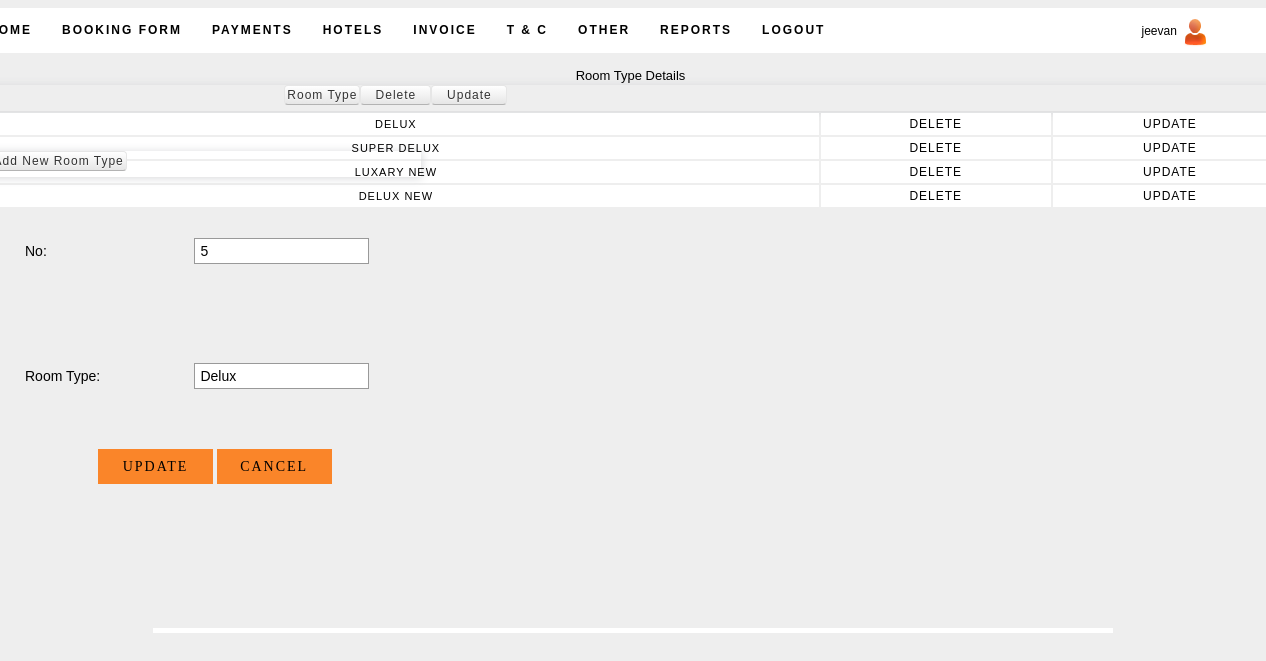
Page /tours_pvt/uproom.php?id_u=2 (signed in) on the committed database.
### tables this page shows
CREATE TABLE IF NOT EXISTS `room_type` (
  `r_id` int(11) NOT NULL AUTO_INCREMENT,
  `r_type` varchar(25) NOT NULL,
  PRIMARY KEY (`r_id`)
);

### tours_pvt/uproom.php (the view, shortened to what this page needs)
<?php
$up=$_REQUEST['id_u'];
$qry_u="select * from room_type where r_id='$up'";
$res_u=mysql_query($qry_u);
$row_u=mysql_fetch_array($res_u);
$qry_d="select * from room_type";
$res_d=mysql_query($qry_d);
$count=mysql_num_rows($res_d);
?>
<html>
<head>
<link rel="stylesheet" href="../styles2.css" type="text/css" />
<link rel="stylesheet" type="text/css" href="../css/style.css" media="screen" />
</head>
<body>
<div id="container">
	 <div id="sub-header">
    	<?php
			include("include/p_header.php");
		?>
       	<br />
		<div class="quotation"><center>Room Type Details</center></div>
        <div>
        <br />
        <table class="detail">
        <tr class="menu_header">
        <td>Room Type</td>
        <td width="65">Delete</td>
        <td width="70">Update</td>
        </tr>
        <?php
		while($row_d=mysql_fetch_array($res_d))
		{
			echo "<tr class='pagi'>";
			echo "<td>";
			echo $row_d[1];
			echo "</td>";
			echo "<td class='print'>";
			echo "<a href='addroom.php?id_d=$row_d[0]'>Delete</a>";
			echo "</td>";
			echo "<td class='print'>";
			echo "<a href='uproom.php?id=$row_d[0]'>Update</a>";
			echo "</td>";
			echo "</tr>";
		}
		?>
        </table>
        <form name="form1" action="" method="post">
        <table class="pay">
        <tr class="menu_header"><td colspan="2">Add New Room Type</td></tr>
        <tr>
        <td class="l_form">No:</td>
        <td><input id="ename" type="text" readonly class="q_in" value="<?php echo $count+1; ?>"></td>
        </tr>
        <td class="l_form">Room Type:</td>
        <td><input type="text" name="t1" class="q_in" value="<?php echo "$row_u[1]";?>"></td>
        </table>
        <div class="pay_button">
         <input name="e_add" class="formbutton" value=" Update " type="submit" onClick="javascript:return validateMyForm();" />
         <input name="e_can" class="formbutton" value="Cancel" type="submit" />
        </div>
        </form>
    </div>
    </div>
    </div>
 <div id="footer">
    </div>
</body>
</html>

### styles2.css (style rules this page uses)
body { margin:0; padding:0; font-family: Verdana, Geneva, sans-serif; font-size: 13px; color: #000; background-color:#EEEEEE; }
.print a { padding:2px 4px 2px 4px; color:#000; text-decoration:none; font-size:12px; }
* { margin:0; padding:0; }
a { color: #F97B27; }
form input, form select, form textarea { padding: 5px; color: #333333; border: 1px solid #ddd; border-right:1px solid #ccc; border-bottom:1px solid #ccc; background-color:#fff; font-family: Arial, Helvetica, sans-serif; font-size: 13px; }
form input.formbutton { color: #000; padding: 6px 8px; font-size: 14px; letter-spacing:2px; font-family: Arial, Helvetica, sans-serif; text-decoration: none; text-transform: uppercase; background: #FA8529; border: none; width:115px; height:35px; overflow: visible; font-family: Lucida Grande; }
#container { width: 960px; background-color:#FFF; margin: 0 auto; padding: 0px; }
div#sub-header { margin-top:8px; margin-bottom:5px; margin-left:-180px; width:1315px; height:620px; background-color:#EEEEEE; }
#footer { margin:0 auto; padding: 30px 5px 0; }
.l_form { font-size:12px; color:#000; border:none; }
.q_in { width:175px; height:26px; border:1px solid #999; background-color:#FFF; font-size:14px; color:#000 }
.pagi td { height:22px; color:#000; text-align:center; font-size:11px; letter-spacing:1px; text-transform:uppercase; background:#FFF; }
.pay { width:450px; height:280px; color:#000; margin-top:-60px; }
.pay td { padding-top:20px; padding-left:50px; color:#000; font-size:14px; }
.detail { width:1318px; margin-top:-15px; margin-left:-2px; }
.pay_button { margin-top:20px; margin-left:125px; }
.menu_header { height:26px; font-size:12px; letter-spacing:1px; text-align:center; color: #000; box-shadow: 1px 1px 10px #d6d7d9; }
.menu_header td { display: inline-block; *display: inline; padding: 2px 2px 2px; margin-bottom: 0; font-size: 12px; color: #333333; text-align: center; text-shadow: 0 1px 1px rgba(255, 255, 255, 0.75); vertical-align: middle; cursor: pointer; background-color: #f5f5f5; *background-color: #e6e6e6; background-image: -ms-linear-gradient(top, #ffffff, #e6e6e6); background-image: -webkit-gradient(linear, 0 0, 0 100%, from(#ffffff), to(#e6e6e6)); background-image: -webkit-linear-gradient(top, #ffffff, #e6e6e6); background-image: -o-linear-gradient(top, #ffffff, #e6e6e6); background-image: linear-gradient(top, #ffffff, #e6e6e6); background-image: -moz-linear-gradient(top, #ffffff, #e6e6e6); background-repeat: repeat-x; border: 1px solid #cccccc; *border: 0; border-color: rgba(0, 0, 0, 0.1) rgba(0, 0, 0, 0.1) rgba(0, 0, 0, 0.25); border-color: #e6e6e6 #e6e6e6 #bfbfbf; border-bottom-color: #b3b3b3; -webkit-border-radius: 4px; -moz-border-radius: 4px; border-radius: 4px; }

### rows in the picture
room_type: r_type "DELUX", t1 "Delux"
room_type: r_type "SUPER DELUX"
room_type: r_type "LUXARY NEW"
room_type: r_type "DELUX NEW"

### other values in the picture
$a "jeevan"
